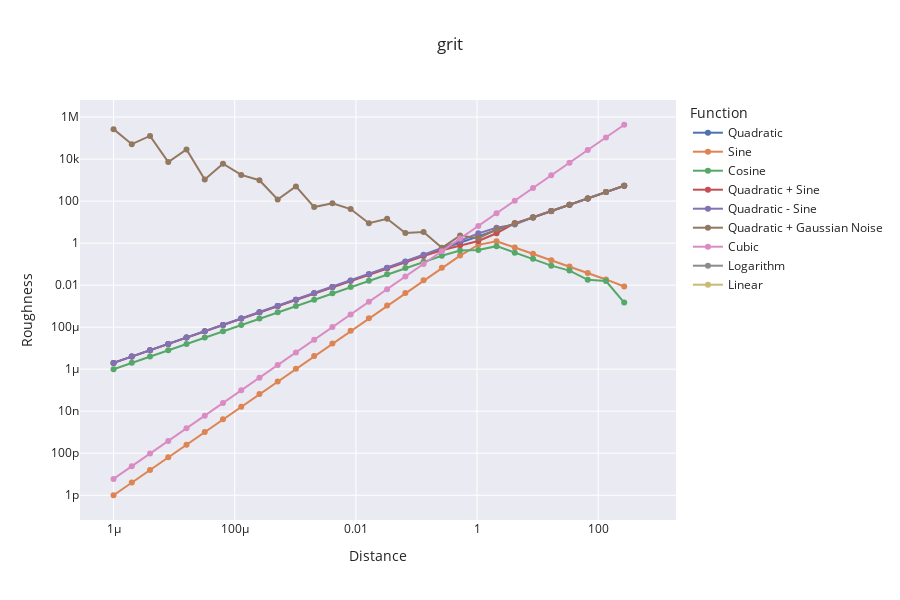

Source (notebook cell):
### Code cell
# Assuming df is already defined with 'Distance' and other columns
grit = pd.DataFrame()
grit['Distance'] = df['Distance'].iloc[:].reset_index(drop=True)

# Loop through each column except 'Distance'
for column in df.columns[1:]:
    grit[column] = None

    l = df[column].to_numpy()  # Load column values into numpy array for efficiency
    dist = df['Distance'].to_numpy()  # Distances as numpy array

    # direct calculation of grit with slicing
    i = slice(1, - 1)
    next_i = slice(2, None)

    assert np.allclose(dist[next_i], 2 * dist[i]), "Distances are not geometrically spaced"

    grit_values = abs((l[0] - 2 * l[i] + l[next_i]) / dist[i])

    # concat with None for first and last values
    grit_values = np.concatenate(([None], grit_values, [None]))

    # Adding calculated grit to DataFrame 
    grit[column] = grit_values

# Print final DataFrame with grit values
print(grit)

# Create a Plotly figure
fig = go.Figure()

# Plotting directly from grouped data
for column in grit.columns[1:]:  # Skipping the first column, which is 'Distance'
    fig.add_trace(go.Scatter(
        x=grit['Distance'],
        y=grit[column],
        mode='lines+markers',
        name=column,
    ))

# Set axis labels and title with adjusted figure dimensions
fig.update_layout(
    title=f'grit',
    xaxis_title='Distance',
    yaxis_title='Roughness',
    xaxis_type='log',
    yaxis_type='log',
    legend_title='Function',
    template='seaborn',
    height=600,
)


# Show the figure
fig.show()
